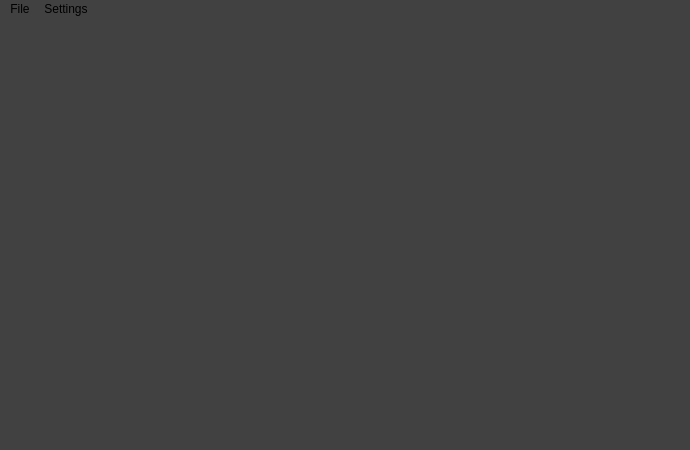
<?xml version="1.0" encoding="UTF-8"?>
<ui version="4.0">
 <class>MainWindow</class>
 <widget class="QMainWindow" name="MainWindow">
  <property name="geometry">
   <rect>
    <x>0</x>
    <y>0</y>
    <width>690</width>
    <height>450</height>
   </rect>
  </property>
  <property name="windowTitle">
   <string>MainWindow</string>
  </property>
  <property name="styleSheet">
   <string notr="true">background-color: rgb(65, 65, 65);</string>
  </property>
  <widget class="QWidget" name="centralwidget">
   <layout class="QFormLayout" name="formLayout">
    <item row="0" column="0">
     <layout class="QGridLayout" name="gridLayout">
      <item row="0" column="0">
       <widget class="QWidget" name="bottomWidget" native="true">
        <property name="styleSheet">
         <string notr="true">background-color: rgb(0, 255, 127);</string>
        </property>
       </widget>
      </item>
      <item row="1" column="0">
       <widget class="QWidget" name="topWidget" native="true">
        <widget class="QWidget" name="gridLayoutWidget_2">
         <property name="geometry">
          <rect>
           <x>0</x>
           <y>-1</y>
           <width>631</width>
           <height>191</height>
          </rect>
         </property>
         <layout class="QGridLayout" name="gridLayout_2">
          <item row="0" column="0">
           <widget class="QProgressBar" name="progressBar">
            <property name="value">
             <number>15</number>
            </property>
            <property name="invertedAppearance">
             <bool>false</bool>
            </property>
           </widget>
          </item>
         </layout>
        </widget>
       </widget>
      </item>
     </layout>
    </item>
   </layout>
  </widget>
  <widget class="QMenuBar" name="menubar">
   <property name="geometry">
    <rect>
     <x>0</x>
     <y>0</y>
     <width>690</width>
     <height>21</height>
    </rect>
   </property>
   <widget class="QMenu" name="menuFile">
    <property name="title">
     <string>File</string>
    </property>
    <addaction name="actionOpen"/>
   </widget>
   <widget class="QMenu" name="menuSettings">
    <property name="title">
     <string>Settings</string>
    </property>
    <addaction name="actionOpen_Settings_Window"/>
   </widget>
   <addaction name="menuFile"/>
   <addaction name="menuSettings"/>
  </widget>
  <widget class="QStatusBar" name="statusbar"/>
  <action name="actionOpen">
   <property name="text">
    <string>Open</string>
   </property>
  </action>
  <action name="actionOpen_Settings_Window">
   <property name="text">
    <string>Open Settings Window</string>
   </property>
  </action>
 </widget>
 <resources/>
 <connections/>
</ui>
